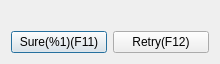
<?xml version="1.0" encoding="UTF-8"?>
<ui version="4.0">
 <class>sureDialog</class>
 <widget class="QDialog" name="sureDialog">
  <property name="geometry">
   <rect>
    <x>0</x>
    <y>0</y>
    <width>220</width>
    <height>64</height>
   </rect>
  </property>
  <property name="windowTitle">
   <string>Are you sure?</string>
  </property>
  <layout class="QVBoxLayout" name="verticalLayout">
   <item>
    <widget class="QLabel" name="imageLabel">
     <property name="text">
      <string/>
     </property>
    </widget>
   </item>
   <item>
    <layout class="QHBoxLayout" name="horizontalLayout">
     <item>
      <widget class="QPushButton" name="sureButton">
       <property name="text">
        <string>Sure(%1)(F11)</string>
       </property>
       <property name="icon">
        <iconset resource="resource.qrc">
         <normaloff>:/icons/sure.png</normaloff>:/icons/sure.png</iconset>
       </property>
      </widget>
     </item>
     <item>
      <widget class="QPushButton" name="retryButton">
       <property name="text">
        <string>Retry(F12)</string>
       </property>
       <property name="icon">
        <iconset resource="resource.qrc">
         <normaloff>:/icons/retry.png</normaloff>:/icons/retry.png</iconset>
       </property>
       <property name="shortcut">
        <string>F12</string>
       </property>
      </widget>
     </item>
    </layout>
   </item>
  </layout>
 </widget>
 <resources>
  <include location="resource.qrc"/>
 </resources>
 <connections/>
</ui>
